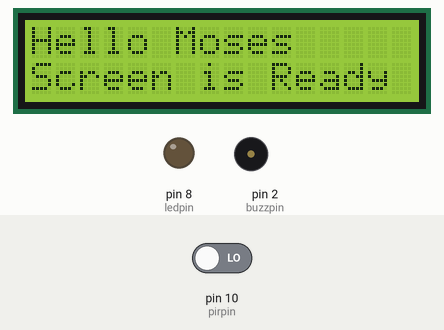
A sketch run on a simulated Arduino Uno, built with avr-gcc and run on an emulated ATmega328P. Parts: 16×2 character LCD, output pins drawn as LEDs (lit = HIGH), buzzer (waves = sounding, pin HIGH). The test bench sets the inputs (shaded band); at power-on: pin 10 (pirpin) LOW.

Above: at 1.2 s.
1.3 s: pin 10 (pirpin) driven HIGH
At 1.7 s:
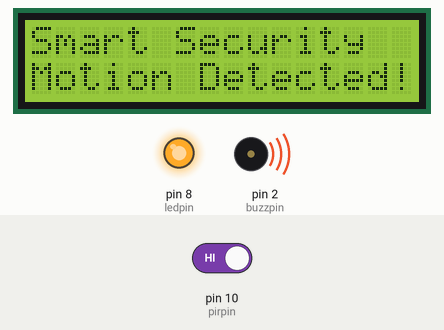
Timing chart, 0 to 10.3 s (numbered marks = the images above; inputs shaded):
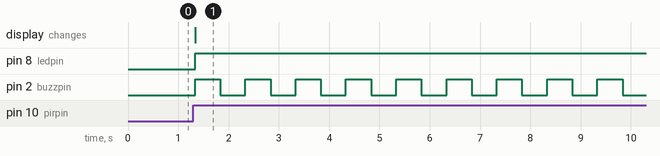

Measured:
- after the input at 1.3 s, pin 8 (ledpin): LOW → HIGH at once; pin 2 (buzzpin): alternates HIGH for 0.50 s and LOW for 0.50 s, starting at once; the display: changes at once (image 1)

The sketch:

motion_alarm_system_project_on_friday_15th_may_2026.ino
```cpp
#include <Wire.h>
#include <LiquidCrystal_I2C.h>

int ledpin = 8;
int buzzpin = 2;
int pirpin = 10;

int pirstate = LOW;
int val = 0;
int lcd_delay = 5000;
int buzz_delay = 500;

LiquidCrystal_I2C lcd(0x27, 16, 2);

void setup() {
  // put your setup code here, to run once:

pinMode(ledpin, OUTPUT);
pinMode(buzzpin, OUTPUT);
pinMode(pirpin, INPUT);
lcd.init();
lcd.backlight();
lcd.setCursor(0, 0);
lcd.print("Hello Moses");

lcd.setCursor(0, 1);
lcd.print("Screen is Ready");

}

void repeat_alarm(){
  for(int i = 0; i < 10; i++){
    digitalWrite(buzzpin, HIGH);
    delay(buzz_delay);
    digitalWrite(buzzpin, LOW);
    delay(buzz_delay);
  }
}

void loop() {
  // put your main code here, to run repeatedly:
val = digitalRead(pirpin);

Serial.print("The current pirstate is: ");

if (val == HIGH){
  if (pirstate == LOW) {
    lcd.clear();
    lcd.setCursor(0, 0);
    lcd.print("Smart Security");
    lcd.setCursor(0,1);
    lcd.print("Motion Detected!!!");
    digitalWrite(ledpin, HIGH);
    repeat_alarm();
    delay(lcd_delay);
    digitalWrite(ledpin, LOW);
    pirstate = HIGH;
}
}
else{
  if (pirstate == HIGH) {
    lcd.clear();
    lcd.setCursor(0, 0);
    lcd.print("Smart Security");
    lcd.setCursor(4,1);
    lcd.print("No Motion");
    delay(lcd_delay);
    pirstate = LOW;
}

}

}
```
